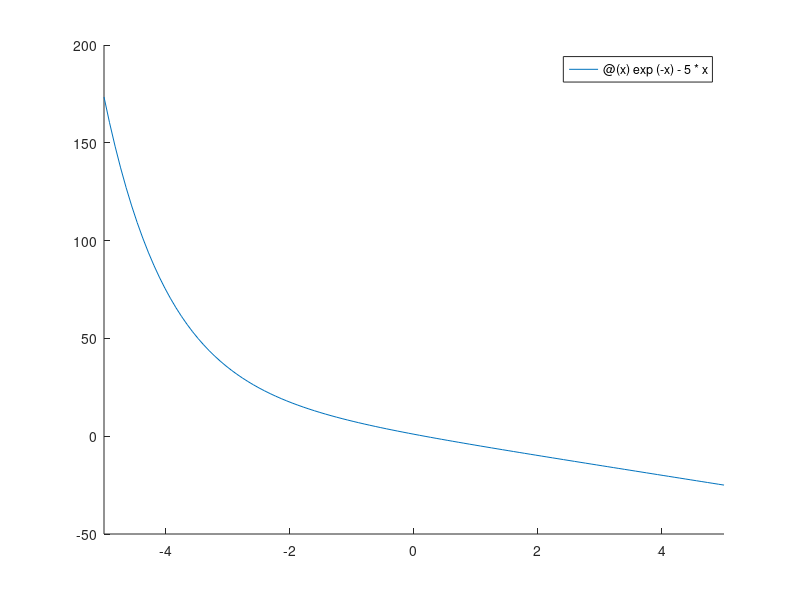

Write the MATLAB code that produced this figure. (Note: this script raises an error after producing the figure.)
%% RISOLUZIONE DI VARI ESERCIZI PROPOSTI NELL'ESERCITAZIONE
% Dino Meng, SM3201466

%% === Slide 12
fprintf("ESERCIZIO DELLA SLIDE 12\n")
f = @(x) exp(-x) - 5*x;

hold on
fplot(f, [-5, 5]);
fplot(0, Color='Black');
hold off 

% A posteriori decido che un buon intervallo è [-1, 1]
[vc, k, ~, ~] = bisezione(-1, 1, 1e-8, 1e-8, 1000, f);

fprintf("\tRadice approssimata: %.9f\n", vc(end));
fprintf("\tNumero di iterazioni effettuate: %d\n", k);
fprintf("\tNumero di iterazioni minime previste (teoricamente): %d\n", ceil(log2(2/1e-8))-1)

input("Premere enter per continuare al prossimo esercizio\n> ")

%% == Slide 20
fprintf("ESERCIZIO DELLA SLIDE 20\n")
f = @(x) x.^2 - 5 * x + 6;
df = @(x) 2 * x - 5;

hold on
fplot(f, [-5, 5]);
fplot(@(x) x .* 0, Color='Black');
hold off 

% Per il calcolo della radice maggiore è conveniente scegliere un punto a destra della radice maggiore, come x_0 = 3.2

[x, iter, scarti] = newton(f,df, 3.2, 1e-8, 1000);

fprintf("\tRadice approssimata: %.9f\n", x(end));
fprintf("\tNumero di iterazioni effettuate: %d\n", iter);

semilogy ( 1 : iter , abs ( scarti ) , 'm-*' ) 

input("Premere enter per continuare al prossimo esercizio\n> ")

%% == Slide 21
fprintf("ESERCIZIO DELLA SLIDE 21\n")
f1 = @(x) exp(-x./4)-x;
f2 = @(x) x.^3 -2;
f3 = @(x) x.*log(x) - 1;

df1 = @(x) (-1./4)*exp(-x./4) - 1;
df2 = @(x) 3 * x.^2;
df3 = @(x) log(x) + 1;

hold on
fplot(f1, [-5, 5]);
fplot(f2, [-5, 5]);
fplot(f3, [-5, 5]);
fplot(@(x) 0 .* x, Color='Black');

legend("$exp(-x/4)-x$", "$x^3-2$", "$x*log x - 1$")
hold off 

% Intervalli Scelti:
% f1 -> 0.7, 0.9
% f2 -> 1.24, 1.28
% f3 -> 1.65, 1.85
a1 = 0.7; b1=0.9;
a2 = 1.24; b2=1.28;
a3 = 1.65; b3=1.85;

% Punti iniziali scelti:
% f1 -> 0.7
% f2 -> 1.4
% f3 -> 2
x0_1 = 0.7; x0_2 = 1.4; x0_3 = 2;

fid = fopen("./tables/esercizio_slide_21.csv", "w");
fprintf(fid, "name\tmethod\tx\tn_iter\n");

% Definisco una function ausiliaria per svolgere ogni sottoesercizio
function solver(f, df, a, b, x0, name, fid)
    figure()
    fprintf("RISOLVENDO FUNZIONE %s\n", name);
    [x_bis, iter_bis, ~, res_bis] = bisezione(a, b, 1e-8, 1e-8, 1000, f);
    [x_new, iter_new, sc_bis] = newton(f, df, x0, 1e-8, 1000);

    fprintf("METODO DELLA BISEZIONE\n")
    fprintf("\tSOLUZIONE APPROSSIMATA: %.9f\n\tITERAZIONI: %d\n", x_bis(end), iter_bis);
    fprintf("METODO DI NEWTON-RAPHSON\n")
    fprintf("\tSOLUZIONE APPROSSIMATA: %.9f\n\tITERAZIONI: %d\n", x_new(end), iter_new);

    semilogy(abs(res_bis));
    hold on;
    semilogy(abs(sc_bis));
    legend("Residui Pesati Bisezione", "Scarti Newton")
    hold off;

    fprintf(fid, "%s\tBISEZIONE\t%.9f\t%d\n", name, x_bis(end), iter_bis);
    fprintf(fid, "%s\tNEWTON-RAPHSON\t%.9f\t%d\n", name, x_new(end), iter_new);

    input("Premere enter per terminare\n> ")
end

solver(f1, df1, a1, b1, x0_1, "f1", fid);
solver(f2, df2, a2, b2, x0_2, "f2", fid);
solver(f3, df3, a3, b3, x0_3, "f3", fid);
fclose(fid);
